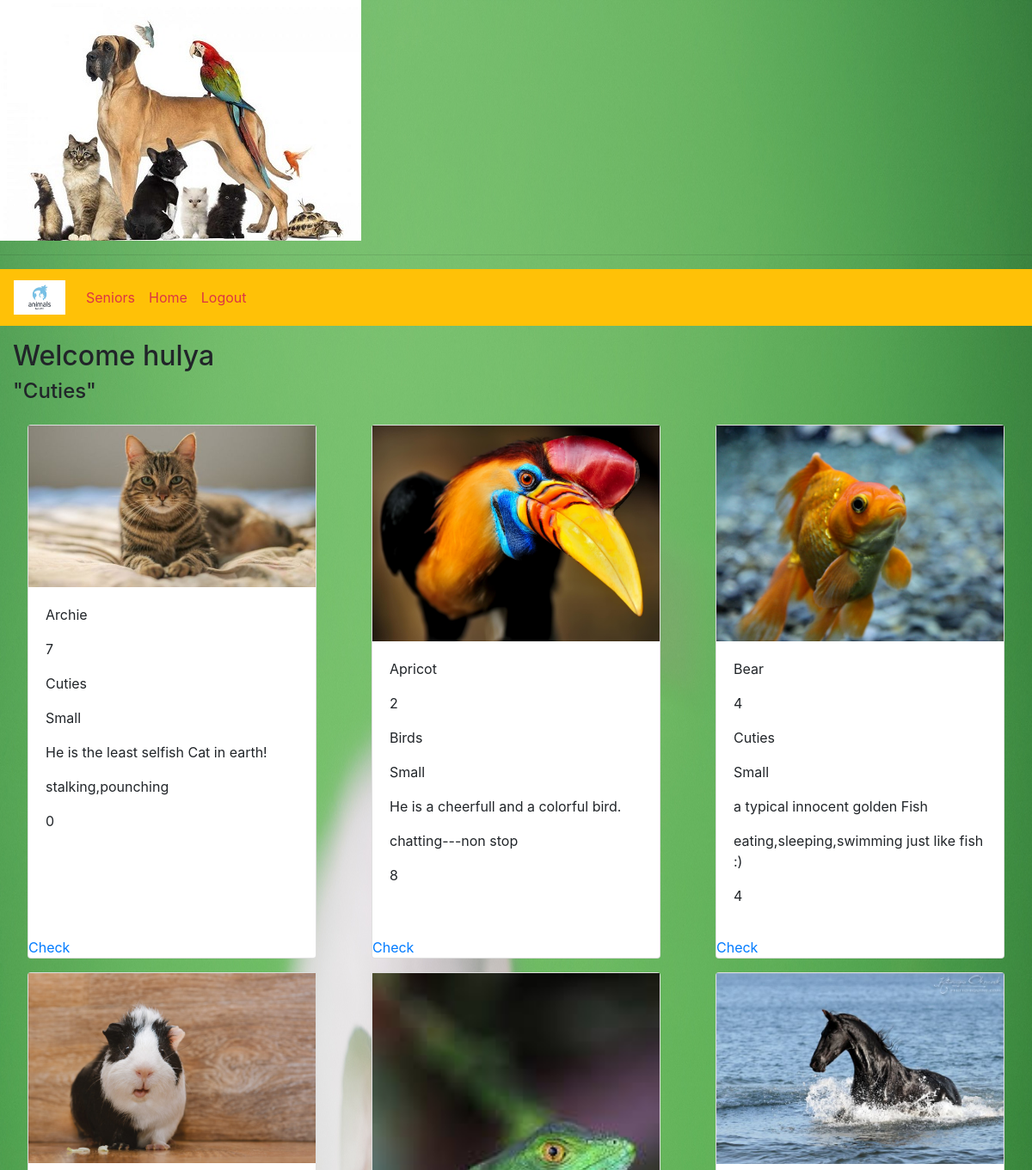
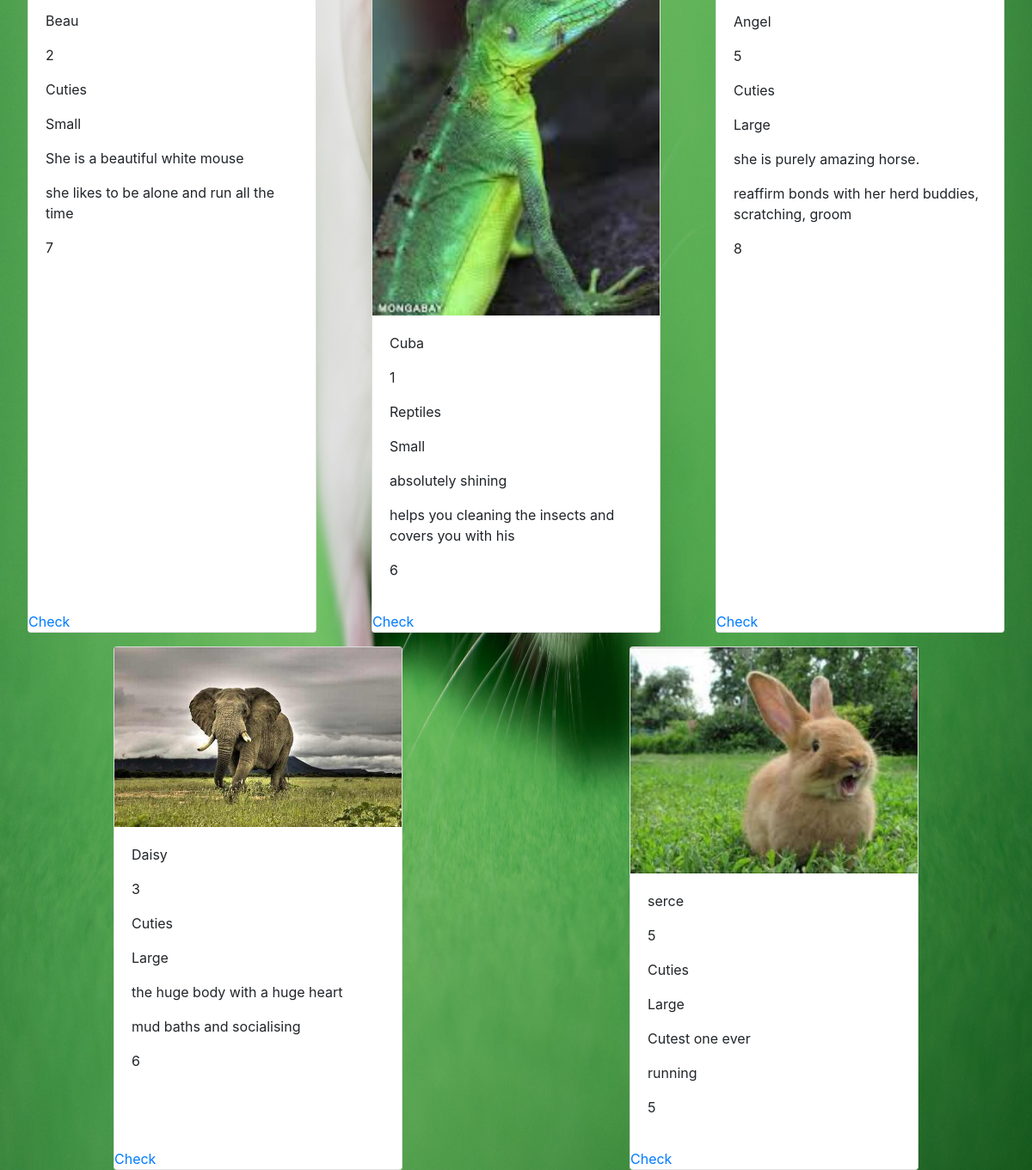
/general.php (signed in), run on the app's committed database (2 pictures, top to bottom).
### tables this page shows
CREATE TABLE `users` (
  `userId` int(11) NOT NULL,
  `userName` varchar(30) NOT NULL,
  `userEmail` varchar(60) NOT NULL,
  `userPass` varchar(255) NOT NULL,
  `status` enum('user','admin') NOT NULL DEFAULT 'user'
);

CREATE TABLE `animal` (
  `animal_id` int(11) NOT NULL,
  `animal_name` varchar(55) DEFAULT NULL,
  `animal_age` int(2) DEFAULT NULL,
  `animal_type` enum('Birds','Reptiles','Cuties') DEFAULT NULL,
  `animal_size` enum('Small','Large') DEFAULT NULL,
  `description` varchar(55) DEFAULT NULL,
  `animal_img` varchar(55) DEFAULT NULL,
  `hobbies` varchar(55) DEFAULT NULL,
  `fk_location_id` int(11) DEFAULT NULL
);

### general.php (the view, shortened to what this page needs)
<?php
	require_once 'actions/db_connect.php';
	$res = mysqli_query($conn, "SELECT * FROM users WHERE userId=".$_SESSION['user']);
	$userRow = mysqli_fetch_array($res, MYSQLI_ASSOC);
	$resPets = mysqli_query($conn, "SELECT * FROM `animal` WHERE `animal_age` BETWEEN 1 AND 7");
?>
<!DOCTYPE html>
<html>
<head>
	<link rel="stylesheet" href="https://stackpath.bootstrapcdn.com/bootstrap/4.5.0/css/bootstrap.min.css">
	<link rel="stylesheet" href="style.css">
			<img src="images/coverr.jpg" alt="animal"><hr>
</head>
<body>
	<nav class="navbar navbar-expand-sm bg-warning navbar-dark sticky-top">
		<a class="navbar-brand" href="home.php">
    		<img src="images/logo.jpg" alt="Logo" style="width:60px;">
  		</a>
  		<ul class="navbar-nav">
    		<li class="nav-item">
      			<a class="nav-link text-danger" href="senior.php">Seniors</a>
    		</li>
    		<li class="nav-item">
      			<a class="nav-link text-danger" href="home.php">Home</a>
    		</li>
    		<li class="nav-item">
      			<a class="nav-link text-danger" href="logout.php?logout">Logout</a>
    		</li>
  		</ul>
	</nav>
	<div class="container-fluid">
		<div class="welcome mt-3">
			<p class="h2"> Welcome <?php echo $userRow['userName']?> </p>
			<p class="h4"> "Cuties"</p>
		</div>
		<div class="row justify-content-around">
		<?php
			if(mysqli_num_rows($resPets) == 0) {
				echo "no Pets";
			}else {
				$rows = $resPets->fetch_all(MYSQLI_ASSOC);
				foreach ($rows as $value) {
					echo "<div class='card self mt-3'>
							<img class='img-fluid' src='".$value["animal_img"]."'>
  							<div class='card-body'>
  								<p>".$value["animal_name"]."</p>
  								<p>".$value["animal_age"]."</p>
  								<p>".$value["animal_type"]."</p>
  								<p>".$value["animal_size"]." </p>
  								<p>".$value["description"]."</p>
  								<p>".$value["hobbies"]."</p>
  								<p>".$value["fk_location_id"]."</p>
  							</div>
							<a href=''>Check</a>
					 </div>";
				}
			}
		?>
		</div>
	</div>
</body>
</html>

### style.css (style rules this page uses)
body { background-image: url("images/GreenMouse.jpeg"); background-size: 100% 100%; }
.self { width: 21em; }

### data on the page
users: userName "hulya"
animal: animal_img (picture), animal_name "Archie", animal_age "7", animal_type "Cuties", animal_size "Small", description "He is the least selfish Cat in earth!", hobbies "stalking,pounching", fk_location "0"
animal: animal_img (picture), animal_name "Apricot", animal_age "2", animal_type "Birds", animal_size "Small", description "He is a cheerfull and a colorful bird.", hobbies "chatting---non stop", fk_location "8"
animal: animal_img (picture), animal_name "Bear", animal_age "4", animal_type "Cuties", animal_size "Small", description "a typical innocent golden Fish", hobbies "eating,sleeping,swimming just like fish :)", fk_location "4"
animal: animal_img (picture), animal_name "Beau", animal_age "2", animal_type "Cuties", animal_size "Small", description "She is a beautiful white mouse", hobbies "she likes to be alone and run all the time", fk_location "7"
animal: animal_img (picture), animal_name "Cuba", animal_age "1", animal_type "Reptiles", animal_size "Small", description "absolutely shining", hobbies "helps you cleaning the insects and covers you with his", fk_location "6"
animal: animal_img (picture), animal_name "Angel", animal_age "5", animal_type "Cuties", animal_size "Large", description "she is purely amazing horse.", hobbies "reaffirm bonds with her herd buddies, scratching, groom", fk_location "8"
animal: animal_img (picture), animal_name "Daisy", animal_age "3", animal_type "Cuties", animal_size "Large", description "the huge body with a huge heart", hobbies "mud baths and socialising", fk_location "6"
animal: animal_img (picture), animal_name "serce", animal_age "5", animal_type "Cuties", animal_size "Large", description "Cutest one ever", hobbies "running", fk_location "5"
